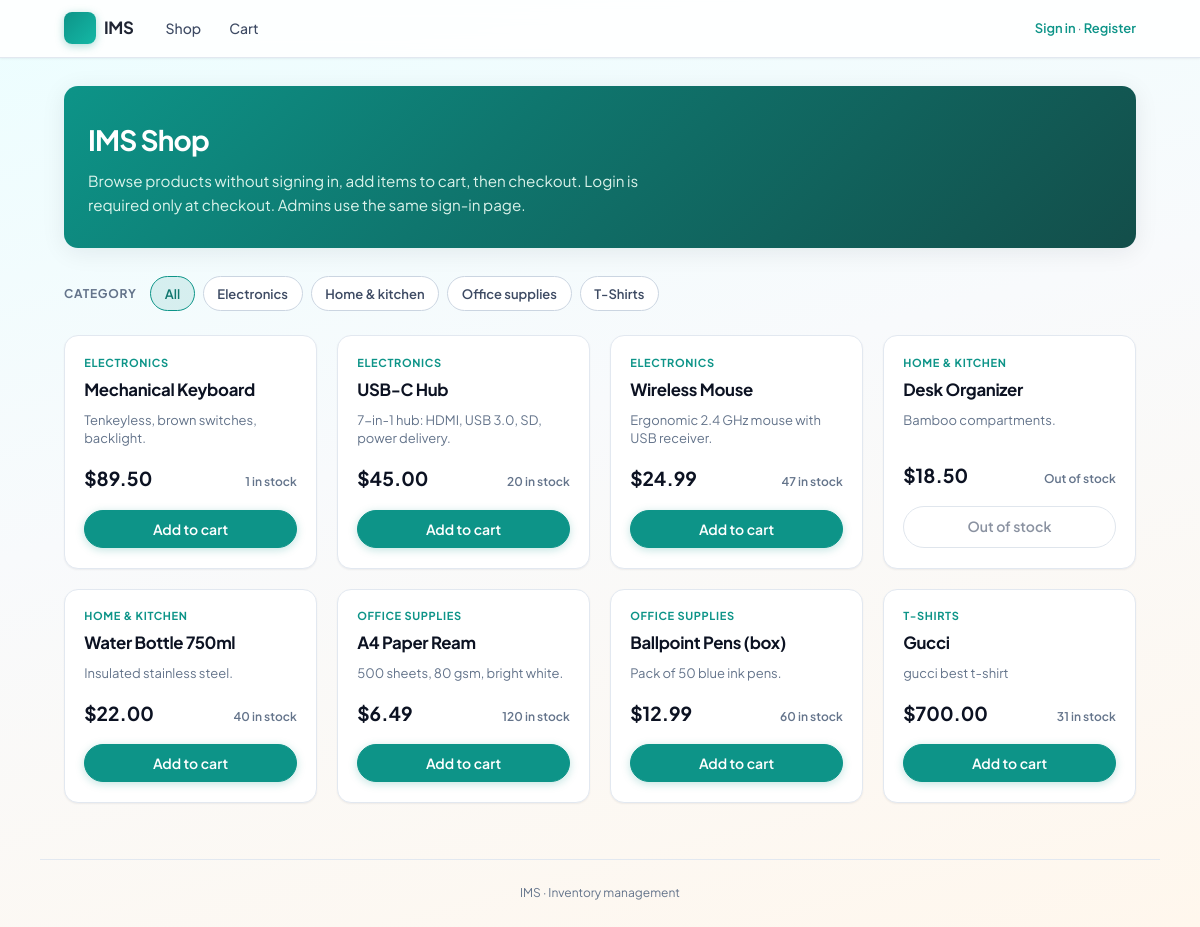
Before: / with the older database file.
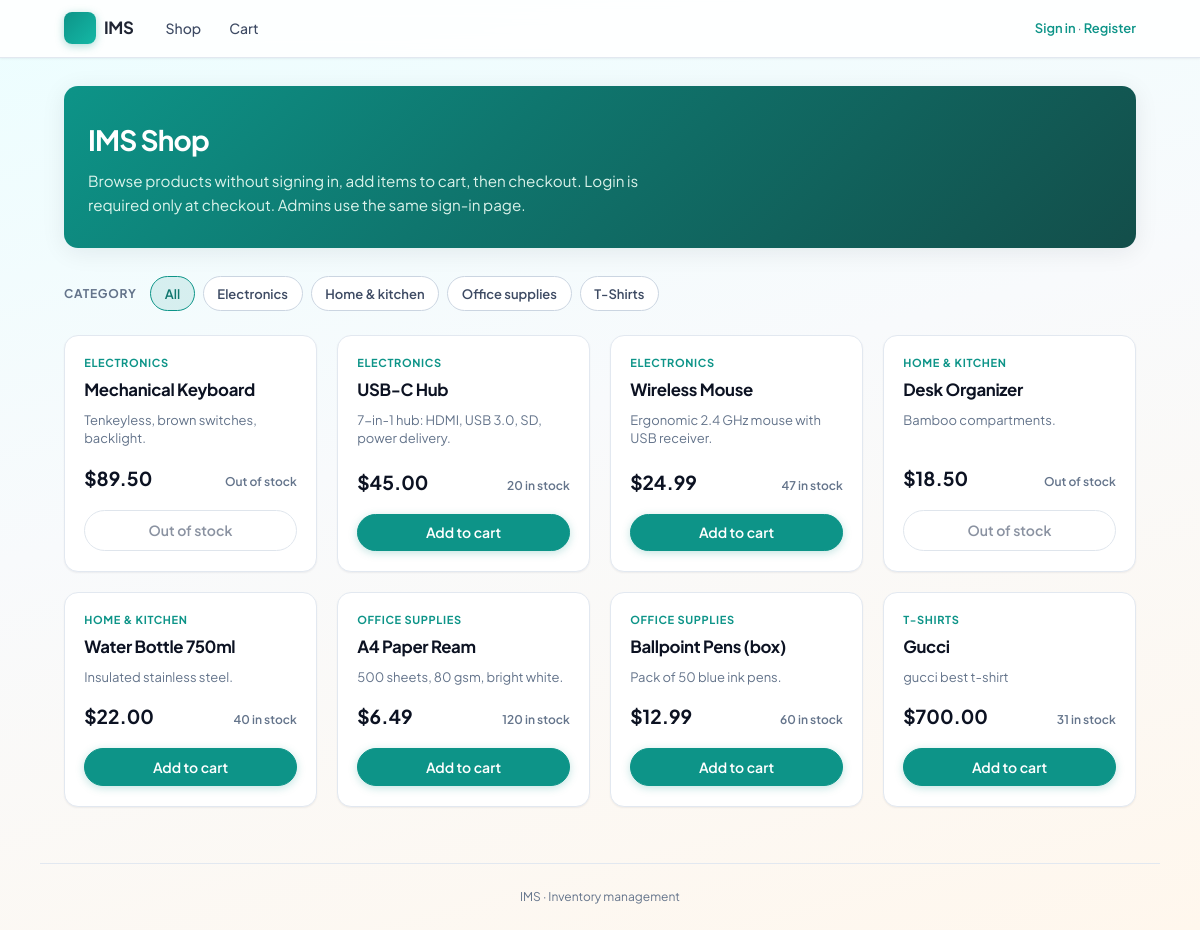
After: the same page with the newer database file.
### inventory/models.py (models this page shows, shortened)
class Category(models.Model):
    name = models.CharField(max_length=100)

class Product(models.Model):
    name = models.CharField(max_length=100)
    description = models.TextField()
    price = models.DecimalField(max_digits=10, decimal_places=2)
    quantity = models.IntegerField()
    category = models.ForeignKey(Category, on_delete=models.CASCADE)

### inventory/views.py (the view)
# urls.py: path('', shop_home, name='shop_home'),
def shop_home(request):
    categories = Category.objects.all().order_by('name')
    products = Product.objects.select_related('category').order_by('category__name', 'name')
    cat_param = request.GET.get('category')
    if cat_param and str(cat_param).isdigit():
        products = products.filter(category_id=int(cat_param))
    products = list(products)
    cart = _get_cart(request)
    shop_cards = []
    for p in products:
        shop_cards.append(
            {
                'product': p,
                'in_cart_qty': int(cart.get(str(p.pk), 0)),
            }
        )
    return render(
        request,
        'inventory/shop.html',
        {
            'categories': categories,
            'shop_cards': shop_cards,
            'active_category': int(cat_param) if cat_param and str(cat_param).isdigit() else None,
        },
    )

### InventoryManagementSystem/context_processors.py (called while the page is built)
def accounts_user(request):
    cart = request.session.get('cart', {})
    cart_count = 0
    for qty in cart.values():
        try:
            cart_count += int(qty)
        except (TypeError, ValueError):
            continue
    return {
        'accounts_user': getattr(request, 'accounts_user', None),
        'cart_count': cart_count,
    }

### inventory/views.py (called while the page is built)
def _get_cart(request):
    return request.session.get('cart', {})

### templates/inventory/shop.html (shortened to what this page needs)
{% extends "base.html" %}
{% block content %}
<div class="page">
  <div class="shop-hero">
    <h1>IMS Shop</h1>
    <p>Browse products without signing in, add items to cart, then checkout. Login is required only at checkout. Admins use the same sign-in page.</p>
  </div>
  <div class="shop-filters">
    <span>Category</span>
    <a class="chip {% if not active_category %}is-active{% endif %}" href="{% url 'shop_home' %}">All</a>
    {% for c in categories %}
    <a class="chip {% if active_category == c.pk %}is-active{% endif %}" href="{% url 'shop_home' %}?category={{ c.pk }}">{{ c.name }}</a>
    {% endfor %}
  </div>
  {% if shop_cards %}
  <div class="shop-grid">
    {% for row in shop_cards %}
    {% with p=row.product %}
    <article class="product-card">
      <div class="product-card__body">
        <div class="product-card__cat">{{ p.category.name }}</div>
        <h2 class="product-card__title">{{ p.name }}</h2>
        <p class="product-card__desc">{{ p.description }}</p>
        <div class="product-card__meta">
          <span class="product-card__price">${{ p.price }}</span>
          <span class="product-card__stock">{% if p.quantity > 0 %}{{ p.quantity }} in stock{% else %}Out of stock{% endif %}</span>
        </div>
        <div class="product-card__actions">
          {% if p.quantity > 0 %}
          <form method="post" action="{% url 'inventory:cart_add' p.pk %}">
            <button type="submit" class="btn btn-primary">Add to cart</button>
          </form>
          {% else %}
          <span class="btn" style="opacity:0.6;cursor:not-allowed;">Out of stock</span>
          {% endif %}
        </div>
      </div>
    </article>
    {% endwith %}
    {% endfor %}
  </div>
  {% endif %}
</div>
{% endblock %}

### templates/base.html (shortened to what this page needs)
<!DOCTYPE html>
<html lang="en">
<head>
</head>
<body class="{% block body_class %}{% endblock %}">
  <header class="site-header">
    <div class="site-header__inner">
      <a class="brand" href="{% url 'shop_home' %}">
        <span class="brand-mark" aria-hidden="true"></span>
        <span>IMS</span>
      </a>
      <nav class="nav-links" aria-label="Main">
        <a href="{% url 'shop_home' %}">Shop</a>
        <a href="{% url 'inventory:cart' %}">Cart{% if cart_count %} ({{ cart_count }}){% endif %}</a>
      </nav>
      {% if accounts_user %}
      <span class="nav-user">{{ accounts_user.username }} · <a href="{% url 'accounts:logout' %}">Sign out</a></span>
      {% else %}
      <span class="nav-user"><a href="{% url 'accounts:login' %}">Sign in</a> · <a href="{% url 'accounts:register' %}">Register</a></span>
      {% endif %}
    </div>
  </header>
  <main class="site-main">
    {% block content %}{% endblock %}
  </main>
  <footer class="site-footer">IMS · Inventory management</footer>
</body>
</html>

### templates/base.html (style rules this page uses)
:root { --ink: #0c1222; --ink-soft: #3d4a63; --muted: #64748b; --line: #e2e8f0; --line-strong: #cbd5e1; --surface: #ffffff; --canvas: #f4f6f9; --canvas-accent: linear-gradient(165deg, #ecfeff 0%, #f8fafc 45%, #fff7ed 100%); --brand: #0d9488; --brand-hover: #0f766e; --brand-muted: rgba(13, 148, 136, 0.12); --accent-warm: #ea580c; --danger: #dc2626; --danger-soft: rgba(220, 38, 38, 0.08); --shadow: 0 1px 2px rgba(15, 23, 42, 0.06); --shadow-md: 0 4px 24px rgba(15, 23, 42, 0.08); --radius: 14px; --radius-sm: 10px; --font: "Plus Jakarta Sans", system-ui, sans-serif; }
*, *::before, *::after { box-sizing: border-box; }
html { -webkit-font-smoothing: antialiased; }
body { margin: 0; min-height: 100vh; font-family: var(--font); font-size: 0.9375rem; color: var(--ink); background: var(--canvas); background-image: var(--canvas-accent); background-attachment: fixed; line-height: 1.55; }
a { color: var(--brand); font-weight: 500; text-decoration: none; }
.site-header { position: sticky; top: 0; z-index: 40; background: rgba(255, 255, 255, 0.88); backdrop-filter: blur(10px); border-bottom: 1px solid var(--line); box-shadow: var(--shadow); }
.site-header__inner { max-width: 1120px; margin: 0 auto; padding: 0.65rem 1.5rem; display: flex; flex-wrap: wrap; align-items: center; gap: 0.75rem 1.25rem; }
.brand { display: inline-flex; align-items: center; gap: 0.5rem; font-weight: 700; font-size: 1.05rem; letter-spacing: -0.02em; color: var(--ink); text-decoration: none; }
.brand-mark { width: 2rem; height: 2rem; border-radius: 8px; background: linear-gradient(135deg, var(--brand), #14b8a6); box-shadow: 0 2px 8px rgba(13, 148, 136, 0.35); }
.brand span:last-child { opacity: 0.92; }
.nav-links { display: flex; flex-wrap: wrap; align-items: center; gap: 0.15rem 0.25rem; flex: 1; }
.nav-links a { padding: 0.45rem 0.75rem; border-radius: 8px; color: var(--ink-soft); font-weight: 500; font-size: 0.875rem; }
.nav-user { font-size: 0.8125rem; color: var(--muted); }
.nav-user a { font-weight: 600; }
main.site-main { max-width: 1120px; margin: 0 auto; padding: 1.75rem 1.5rem 3.5rem; }
.page { animation: fadeIn 0.35s ease; }
.btn { display: inline-flex; align-items: center; justify-content: center; gap: 0.35rem; padding: 0.55rem 1.1rem; border-radius: 999px; font-family: inherit; font-size: 0.875rem; font-weight: 600; border: 1px solid var(--line-strong); background: var(--surface); color: var(--ink-soft); cursor: pointer; transition: background 0.15s, border-color 0.15s, color 0.15s; }
.btn-primary { background: var(--brand); border-color: var(--brand); color: #fff; box-shadow: 0 2px 8px rgba(13, 148, 136, 0.25); }
.site-footer { max-width: 1120px; margin: 0 auto; padding: 1.5rem; text-align: center; font-size: 0.75rem; color: var(--muted); border-top: 1px solid var(--line); }

Changed rows visible on the page:
changed Product "Mechanical Keyboard": product.quantity "1" → (not shown); quantity "in stock Add to cart" → "Out of stock Out of stock"
